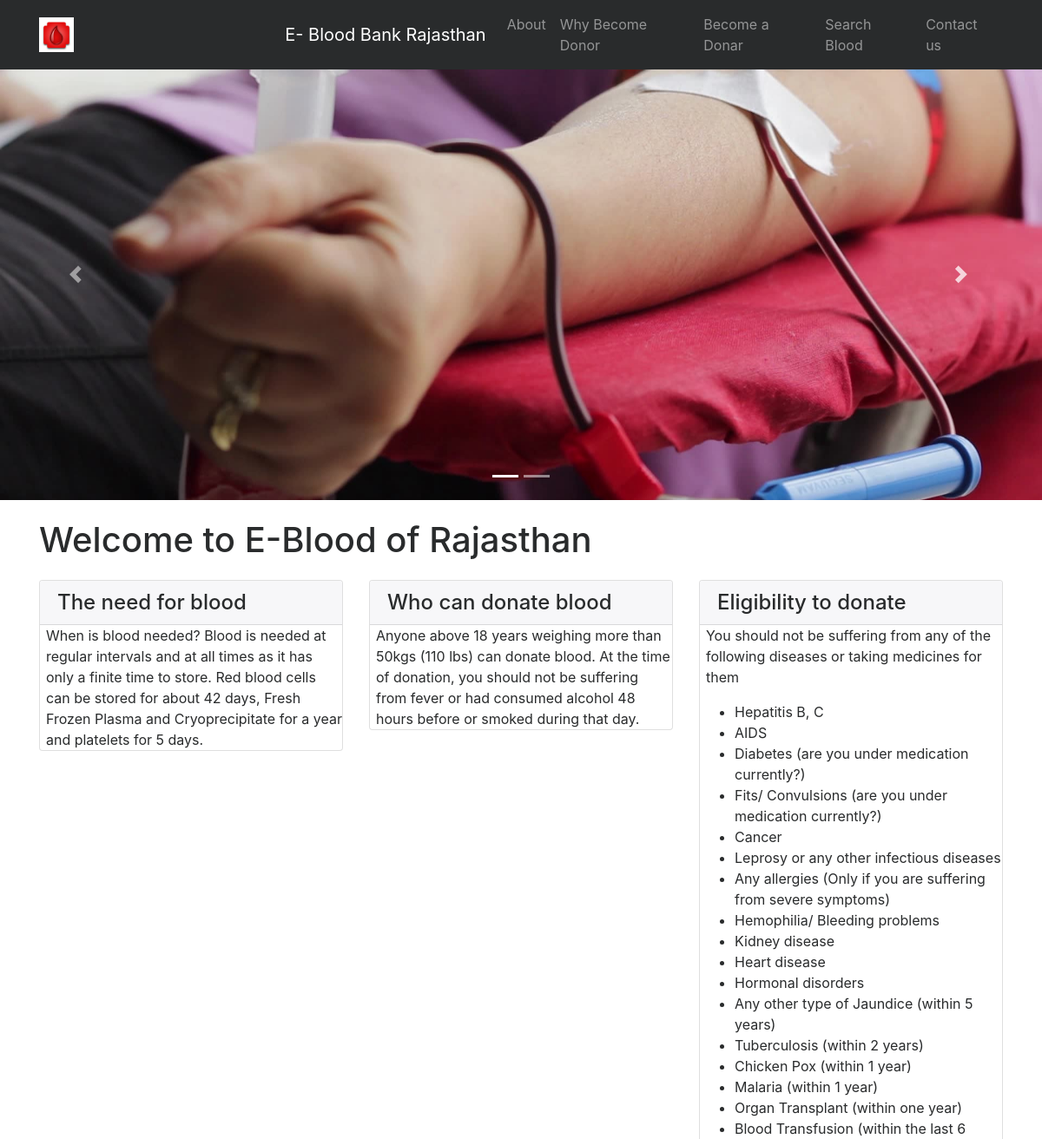
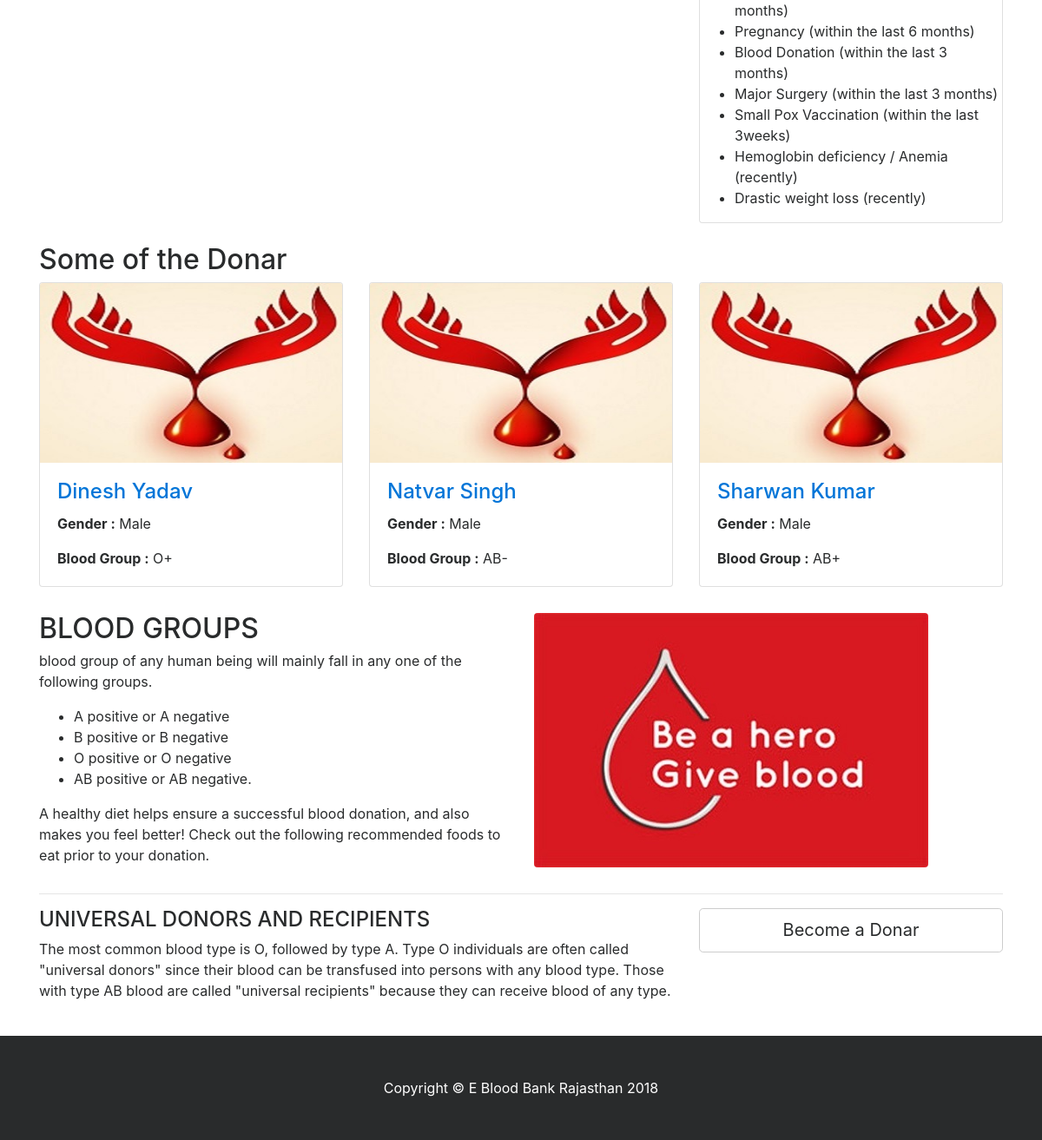
The page / on the database its author committed (2 pictures, top to bottom).
### tables this page shows
CREATE TABLE `tblblooddonars` (
  `id` int(11) NOT NULL,
  `FullName` varchar(100) DEFAULT NULL,
  `MobileNumber` char(11) DEFAULT NULL,
  `EmailId` varchar(100) DEFAULT NULL,
  `Gender` varchar(20) DEFAULT NULL,
  `Age` int(11) DEFAULT NULL,
  `BloodGroup` varchar(20) DEFAULT NULL,
  `Address` varchar(255) DEFAULT NULL,
  `Message` mediumtext,
  `PostingDate` timestamp NOT NULL DEFAULT CURRENT_TIMESTAMP,
  `status` int(1) DEFAULT NULL
);

### index.php (the view, shortened to what this page needs)
<?php
include('includes/config.php');
?>
<!DOCTYPE html>
<html lang="en">
<head>
    <link href="vendor/bootstrap/css/bootstrap.min.css" rel="stylesheet">
    <link href="vendor/font-awesome/css/font-awesome.min.css" rel="stylesheet" type="text/css">
    <link href="css/modern-business.css" rel="stylesheet">
</head>
<body>
<?php include('includes/header.php');?>
<?php include('includes/slider.php');?>
    <div class="container">
        <h1 class="my-4">Welcome to E-Blood of Rajasthan</h1>
        <div class="row">
            <div class="col-lg-4 mb-4">
                <div class="card">
                    <h4 class="card-header">The need for blood</h4>
                        <p class="card-text" style="padding-left:2%"> When is blood needed? Blood is needed at regular intervals and at all times as it has only a finite time to store. Red blood cells can be stored for about 42 days, Fresh Frozen Plasma and Cryoprecipitate for a year and platelets for 5 days.</p>
                </div>
            </div>
            <div class="col-lg-4 mb-4">
                <div class="card">
                    <h4 class="card-header">Who can donate blood</h4>
                        <p class="card-text" style="padding-left:2%">Anyone above 18 years weighing more than 50kgs (110 lbs) can donate blood. At the time of donation, you should not be suffering from fever or had consumed alcohol 48 hours before or smoked during that day.</p>
                </div>
            </div>
            <div class="col-lg-4 mb-4">
                <div class="card">
                    <h4 class="card-header">Eligibility to donate</h4>
                        <p class="card-text" style="padding-left:2%">You should not be suffering from any of the following diseases or taking medicines for them</p>
						<ul>
<li>Hepatitis B, C</li>
<li>AIDS</li>
<li>Diabetes (are you under medication currently?)</li>
<li>Fits/ Convulsions (are you under medication currently?)</li>
<li>Cancer</li>
<li>Leprosy or any other infectious diseases</li>
<li>Any allergies (Only if you are suffering from severe symptoms)</li>
<li>Hemophilia/ Bleeding problems</li>
<li>Kidney disease</li>
<li>Heart disease</li>
<li>Hormonal disorders</li>
<li>Any other type of Jaundice (within 5 years)</li>
<li>Tuberculosis (within 2 years)</li>
<li>Chicken Pox (within 1 year)</li>
<li>Malaria (within 1 year)</li>
<li>Organ Transplant (within one year)</li>
<li>Blood Transfusion (within the last 6 months)</li>
<li>Pregnancy (within the last 6 months)</li>
<li>Blood Donation (within the last 3 months)</li>
<li>Major Surgery (within the last 3 months)</li>
<li>Small Pox Vaccination (within the last 3weeks)</li>
<li>Hemoglobin deficiency / Anemia (recently)</li>
<li>Drastic weight loss (recently)</li>
</ul>
                </div>
            </div>
        </div>
        <h2>Some of the Donar</h2>
        <div class="row">
                   <?php
$status=1;
$sql = "SELECT * from tblblooddonars where status=:status order by rand() limit 6";
$query = $dbh -> prepare($sql);
$query->bindParam(':status',$status,PDO::PARAM_STR);
$query->execute();
$results=$query->fetchAll(PDO::FETCH_OBJ);
if($query->rowCount() > 0)
{
foreach($results as $result)
{ ?>
            <div class="col-lg-4 col-sm-6 portfolio-item">
                <div class="card h-100">
                    <a href="#"><img class="card-img-top img-fluid" src="images/blood-donor.jpg" alt="" ></a>
                    <div class="card-block">
                        <h4 class="card-title"><a href="#"><?php echo htmlentities($result->FullName);?></a></h4>
<p class="card-text"><b>  Gender :</b> <?php echo htmlentities($result->Gender);?></p>
<p class="card-text"><b>Blood Group :</b> <?php echo htmlentities($result->BloodGroup);?></p>
                    </div>
                </div>
            </div>
            <?php }} ?>
        </div>
        <div class="row">
            <div class="col-lg-6">
                <h2>BLOOD GROUPS</h2>
          <p>  blood group of any human being will mainly fall in any one of the following groups.</p>
                <ul>
<li>A positive or A negative</li>
<li>B positive or B negative</li>
<li>O positive or O negative</li>
<li>AB positive or AB negative.</li>
                </ul>
                <p>A healthy diet helps ensure a successful blood donation, and also makes you feel better! Check out the following recommended foods to eat prior to your donation.</p>
            </div>
            <div class="col-lg-6">
                <img class="img-fluid rounded" src="images/blood-donor (1).jpg" alt="">
            </div>
        </div>
        <hr>
        <div class="row mb-4">
            <div class="col-md-8">
            <h4>UNIVERSAL DONORS AND RECIPIENTS</h4>
                <p>
The most common blood type is O, followed by type A.
Type O individuals are often called "universal donors" since their blood can be transfused into persons with any blood type. Those with type AB blood are called "universal recipients" because they can receive blood of any type.</p>
            </div>
            <div class="col-md-4">
                <a class="btn btn-lg btn-secondary btn-block" href="become-donar.php">Become a Donar</a>
            </div>
        </div>
    </div>
  <?php include('includes/footer.php');?>
</body>
</html>

### includes/header.php (shortened to what this page needs)
  <nav class="navbar fixed-top navbar-toggleable-md navbar-inverse bg-inverse">
      <div class="container">
<a class ="navbar-brand" href="index.php"><img src ="images/icon.png" width="15%" height ="20%"</a>
          <a class="navbar-brand" href="index.php">E- Blood Bank Rajasthan</a>
          <div class="collapse navbar-collapse" id="navbarExample">
              <ul class="navbar-nav ml-auto">
                  <li class="nav-item">
                      <a class="nav-link" href="page.php?type=aboutus">About</a>
                  </li>
                  <li class="nav-item">
                      <a class="nav-link" href="page.php?type=donor">Why Become Donor</a>
                  </li>
                  <li class="nav-item">
                      <a class="nav-link" href="become-donar.php">Become a Donar</a>
                  </li>
                   <li class="nav-item">
                      <a class="nav-link" href="search-donor.php">Search Blood</a>
                  </li>
                    <li class="nav-item">
                      <a class="nav-link" href="contact.php">Contact us</a>
                  </li>
              </ul>
          </div>
      </div>
  </nav>

### includes/slider.php (shortened to what this page needs)
<header>
       <div id="carouselExampleIndicators" class="carousel slide" data-ride="carousel">
           <ol class="carousel-indicators">
               <li data-target="#carouselExampleIndicators" data-slide-to="0" class="active"></li>
               <li data-target="#carouselExampleIndicators" data-slide-to="1"></li>
           </ol>
           <div class="carousel-inner" role="listbox">
               <div class="carousel-item active" style="background-image: url('images/banner1.jpg')">
                   <div class="carousel-caption d-none d-md-block">
                   </div>
               </div>
           </div>
           <a class="carousel-control-prev" href="#carouselExampleIndicators" role="button" data-slide="prev">
               <span class="carousel-control-prev-icon" aria-hidden="true"></span>
           </a>
           <a class="carousel-control-next" href="#carouselExampleIndicators" role="button" data-slide="next">
           </a>
		 <a class="carousel-control-next" href="#carouselExampleIndicators" role="button" data-slide="next">
               <span class="carousel-control-next-icon" aria-hidden="true"></span>
               <span class="sr-only">Next</span> </a>
       </div>
   </header>

### includes/footer.php
<footer class="py-5 bg-inverse">
      <div class="container">
          <p class="m-0 text-center text-white">Copyright &copy; E Blood Bank Rajasthan 2018</p>
      </div>
  </footer>

### css/modern-business.css (style rules this page uses)
body { padding-top: 54px; }
@media (min-width: 992px) { body { padding-top: 56px; } }
.carousel-item { height: 65vh; min-height: 300px; background: no-repeat center center scroll; -webkit-background-size: cover; -moz-background-size: cover; -o-background-size: cover; background-size: cover; }
.portfolio-item { margin-bottom: 30px; }

### index.php (style rules this page uses)
.carousel-item.active, .carousel-item-next, .carousel-item-prev { display: block; }

### rows shown on the page
tblblooddonars: FullName "Dinesh Yadav", Gender "Male", BloodGroup "O+"
tblblooddonars: FullName "Natvar Singh", Gender "Male", BloodGroup "AB-"
tblblooddonars: FullName "Sharwan Kumar", Gender "Male", BloodGroup "AB+"
